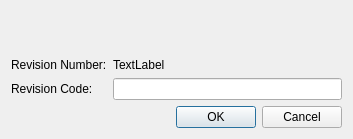
<?xml version="1.0" encoding="UTF-8"?>
<ui version="4.0">
 <class>PogadeRevisionCreate</class>
 <widget class="QDialog" name="PogadeRevisionCreate">
  <property name="geometry">
   <rect>
    <x>0</x>
    <y>0</y>
    <width>353</width>
    <height>139</height>
   </rect>
  </property>
  <property name="windowTitle">
   <string>Dialog</string>
  </property>
  <layout class="QVBoxLayout" name="verticalLayout">
   <item>
    <widget class="QLabel" name="labelName">
     <property name="font">
      <font>
       <weight>75</weight>
       <bold>true</bold>
      </font>
     </property>
     <property name="text">
      <string/>
     </property>
     <property name="alignment">
      <set>Qt::AlignCenter</set>
     </property>
    </widget>
   </item>
   <item>
    <layout class="QFormLayout" name="formLayout">
     <item row="0" column="0">
      <widget class="QLabel" name="label">
       <property name="text">
        <string>Revision Number:</string>
       </property>
      </widget>
     </item>
     <item row="0" column="1">
      <widget class="QLabel" name="labelRevision">
       <property name="text">
        <string>TextLabel</string>
       </property>
      </widget>
     </item>
     <item row="1" column="0">
      <widget class="QLabel" name="label_3">
       <property name="text">
        <string>Revision Code:</string>
       </property>
      </widget>
     </item>
     <item row="1" column="1">
      <widget class="QLineEdit" name="lineEditCode"/>
     </item>
    </layout>
   </item>
   <item>
    <widget class="QDialogButtonBox" name="buttonBox">
     <property name="orientation">
      <enum>Qt::Horizontal</enum>
     </property>
     <property name="standardButtons">
      <set>QDialogButtonBox::Cancel|QDialogButtonBox::Ok</set>
     </property>
    </widget>
   </item>
  </layout>
 </widget>
 <resources/>
 <connections>
  <connection>
   <sender>buttonBox</sender>
   <signal>accepted()</signal>
   <receiver>PogadeRevisionCreate</receiver>
   <slot>createRevision()</slot>
   <hints>
    <hint type="sourcelabel">
     <x>248</x>
     <y>254</y>
    </hint>
    <hint type="destinationlabel">
     <x>157</x>
     <y>274</y>
    </hint>
   </hints>
  </connection>
  <connection>
   <sender>buttonBox</sender>
   <signal>rejected()</signal>
   <receiver>PogadeRevisionCreate</receiver>
   <slot>reject()</slot>
   <hints>
    <hint type="sourcelabel">
     <x>316</x>
     <y>260</y>
    </hint>
    <hint type="destinationlabel">
     <x>286</x>
     <y>274</y>
    </hint>
   </hints>
  </connection>
 </connections>
 <slots>
  <slot>createRevision()</slot>
 </slots>
</ui>
